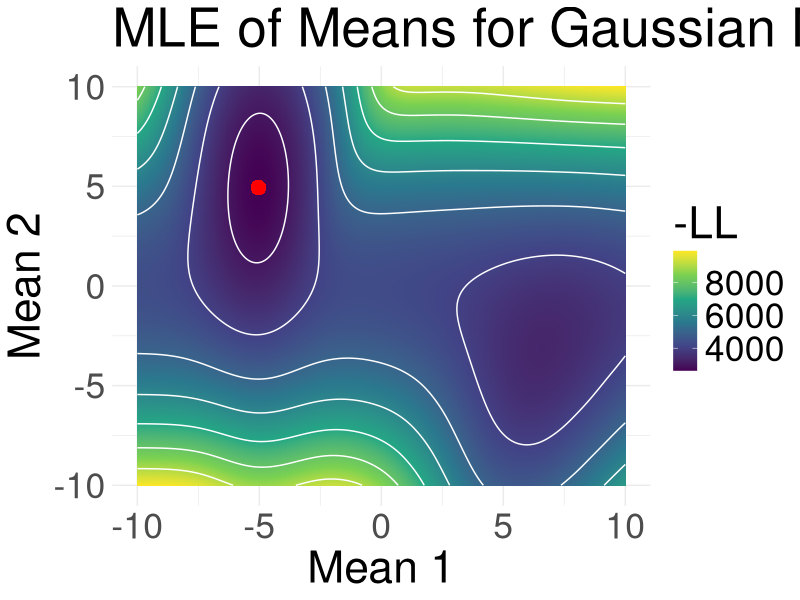

The R script that drew this image:
set.seed(42)
n_samples <- 1000
weights <- c(0.5, 0.5)
means <- c(-5, 5)
std_devs <- c(1, 3)

data <- c(rnorm(n_samples * weights[1], means[1], std_devs[1]),
          rnorm(n_samples * weights[2], means[2], std_devs[2]))
log_likelihood <- function(params, data) {
  mean1 <- params[1]
  mean2 <- params[2]
  std1 <- std_devs[1]
  std2 <- std_devs[2]
  w1 <- weights[1]
  w2 <- weights[2]
  
  ll <- log(w1 * dnorm(data, mean1, std1) + w2 * dnorm(data, mean2, std2))
  return(-sum(ll))
}
initial_means <- c(-1, 1)  # 初始猜测的均值
result <- optim(initial_means, log_likelihood, data = data)
mle_means <- result$par

print(paste("MLE for means:", paste(mle_means, collapse = ", ")))
library(ggplot2)
library(reshape2)

mean1_range <- seq(-10, 10, length.out = 400)
mean2_range <- seq(-10, 10, length.out = 400)
likelihood_values <- matrix(0, nrow = 400, ncol = 400)
for (i in 1:length(mean1_range)) {
  for (j in 1:length(mean2_range)) {
    likelihood_values[i, j] <- log_likelihood(c(mean1_range[i], mean2_range[j]), data)
  }
}

likelihood_values <- melt(likelihood_values)
likelihood_values$Var1 <- mean1_range[likelihood_values$Var1]
likelihood_values$Var2 <- mean2_range[likelihood_values$Var2]

min_index <- which(likelihood_values$value == min(likelihood_values$value), arr.ind = TRUE)

# 绘制图像并标记最小值位置
ggplot(likelihood_values, aes(x = Var1, y = Var2, z = value)) +
  geom_tile(aes(fill = value)) +
  geom_contour(color = "white") +
  geom_point(data = likelihood_values[min_index,], aes(x = Var1, y = Var2), color = "red", shape = 16, size = 5) +  # 标记全局最小值位置
  scale_fill_viridis_c() +
  labs(title = "MLE of Means for Gaussian Mixture Model",
       x = "Mean 1", y = "Mean 2", fill = "-LL") +
  theme_minimal()+
  theme(
    text = element_text(size = 32) 
  )

